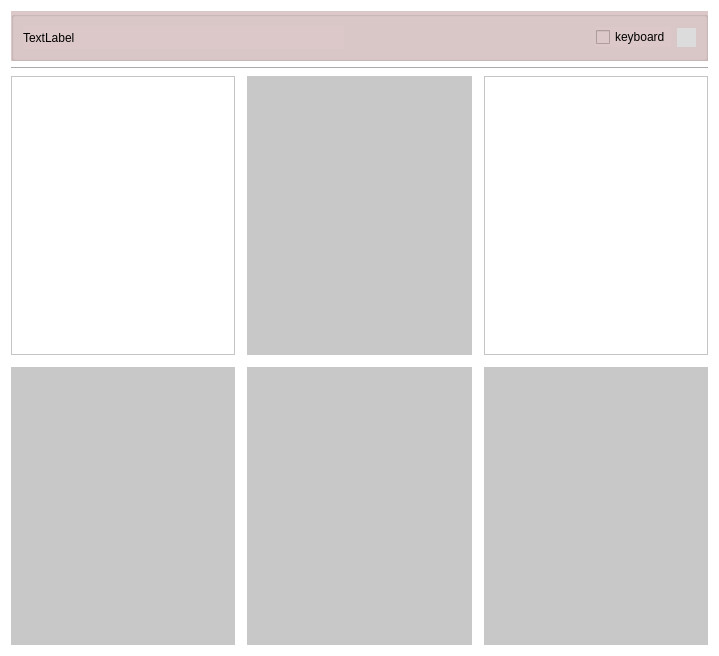
<?xml version="1.0" encoding="UTF-8"?>
<ui version="4.0">
 <class>Control</class>
 <widget class="QWidget" name="Control">
  <property name="windowModality">
   <enum>Qt::NonModal</enum>
  </property>
  <property name="geometry">
   <rect>
    <x>0</x>
    <y>0</y>
    <width>719</width>
    <height>656</height>
   </rect>
  </property>
  <property name="sizePolicy">
   <sizepolicy hsizetype="Fixed" vsizetype="Fixed">
    <horstretch>0</horstretch>
    <verstretch>0</verstretch>
   </sizepolicy>
  </property>
  <property name="windowTitle">
   <string>Form</string>
  </property>
  <property name="autoFillBackground">
   <bool>false</bool>
  </property>
  <property name="styleSheet">
   <string notr="true">background-color: rgb(255, 255, 255)</string>
  </property>
  <layout class="QVBoxLayout" name="verticalLayout_2">
   <item>
    <layout class="QHBoxLayout" name="toolbarLayout">
     <item>
      <widget class="QGroupBox" name="toolbarBox">
       <property name="sizePolicy">
        <sizepolicy hsizetype="Preferred" vsizetype="Preferred">
         <horstretch>0</horstretch>
         <verstretch>0</verstretch>
        </sizepolicy>
       </property>
       <property name="minimumSize">
        <size>
         <width>0</width>
         <height>0</height>
        </size>
       </property>
       <property name="maximumSize">
        <size>
         <width>16777215</width>
         <height>50</height>
        </size>
       </property>
       <property name="styleSheet">
        <string notr="true">QGroupBox {
    background-color: rgb(220, 200, 200);
}</string>
       </property>
       <property name="title">
        <string/>
       </property>
       <layout class="QHBoxLayout" name="horizontalLayout_7">
        <item>
         <widget class="QLabel" name="robotLabel">
          <property name="styleSheet">
           <string notr="true">background-color: rgb(220, 200, 200);</string>
          </property>
          <property name="text">
           <string>TextLabel</string>
          </property>
         </widget>
        </item>
        <item alignment="Qt::AlignRight">
         <widget class="QCheckBox" name="keyboard">
          <property name="baseSize">
           <size>
            <width>0</width>
            <height>0</height>
           </size>
          </property>
          <property name="styleSheet">
           <string notr="true">background-color: rgb(220, 200, 200);</string>
          </property>
          <property name="text">
           <string>keyboard</string>
          </property>
         </widget>
        </item>
        <item>
         <widget class="QToolButton" name="toolButton">
          <property name="cursor">
           <cursorShape>PointingHandCursor</cursorShape>
          </property>
          <property name="styleSheet">
           <string notr="true">background-color:rgb(220, 220, 220);
border: none;
</string>
          </property>
          <property name="text">
           <string/>
          </property>
          <property name="icon">
           <iconset>
            <normaloff>imgs/settings1.png</normaloff>imgs/settings1.png</iconset>
          </property>
          <property name="checkable">
           <bool>false</bool>
          </property>
         </widget>
        </item>
       </layout>
      </widget>
     </item>
    </layout>
   </item>
   <item>
    <widget class="Line" name="line">
     <property name="sizeIncrement">
      <size>
       <width>0</width>
       <height>1</height>
      </size>
     </property>
     <property name="orientation">
      <enum>Qt::Horizontal</enum>
     </property>
    </widget>
   </item>
   <item>
    <layout class="QVBoxLayout" name="buttonsLayout" stretch="0,0">
     <property name="spacing">
      <number>12</number>
     </property>
     <item>
      <layout class="QHBoxLayout" name="buttonsFirstRow">
       <item>
        <widget class="QFrame" name="emptyFrameLeft">
         <property name="frameShape">
          <enum>QFrame::StyledPanel</enum>
         </property>
         <property name="frameShadow">
          <enum>QFrame::Raised</enum>
         </property>
        </widget>
       </item>
       <item>
        <widget class="QPushButton" name="forward_button">
         <property name="sizePolicy">
          <sizepolicy hsizetype="Minimum" vsizetype="Minimum">
           <horstretch>0</horstretch>
           <verstretch>0</verstretch>
          </sizepolicy>
         </property>
         <property name="sizeIncrement">
          <size>
           <width>0</width>
           <height>0</height>
          </size>
         </property>
         <property name="cursor">
          <cursorShape>PointingHandCursor</cursorShape>
         </property>
         <property name="styleSheet">
          <string notr="true">background-color: rgb(200, 200, 200);
border: none;</string>
         </property>
         <property name="text">
          <string/>
         </property>
         <property name="icon">
          <iconset>
           <normaloff>imgs/forwardArrow.png</normaloff>imgs/forwardArrow.png</iconset>
         </property>
         <property name="iconSize">
          <size>
           <width>150</width>
           <height>150</height>
          </size>
         </property>
        </widget>
       </item>
       <item>
        <widget class="QFrame" name="emptyFrameRight">
         <property name="frameShape">
          <enum>QFrame::StyledPanel</enum>
         </property>
         <property name="frameShadow">
          <enum>QFrame::Raised</enum>
         </property>
        </widget>
       </item>
      </layout>
     </item>
     <item>
      <layout class="QHBoxLayout" name="buttonsSecondRow">
       <item>
        <widget class="QPushButton" name="leftButton">
         <property name="sizePolicy">
          <sizepolicy hsizetype="Preferred" vsizetype="Preferred">
           <horstretch>0</horstretch>
           <verstretch>0</verstretch>
          </sizepolicy>
         </property>
         <property name="sizeIncrement">
          <size>
           <width>1</width>
           <height>1</height>
          </size>
         </property>
         <property name="baseSize">
          <size>
           <width>10</width>
           <height>10</height>
          </size>
         </property>
         <property name="cursor">
          <cursorShape>PointingHandCursor</cursorShape>
         </property>
         <property name="autoFillBackground">
          <bool>false</bool>
         </property>
         <property name="styleSheet">
          <string notr="true">background-color: rgb(200, 200, 200);
border: none;</string>
         </property>
         <property name="text">
          <string/>
         </property>
         <property name="icon">
          <iconset>
           <normaloff>imgs/forwardArrow.png</normaloff>imgs/forwardArrow.png</iconset>
         </property>
         <property name="iconSize">
          <size>
           <width>150</width>
           <height>150</height>
          </size>
         </property>
        </widget>
       </item>
       <item>
        <widget class="QPushButton" name="backwardButton">
         <property name="sizePolicy">
          <sizepolicy hsizetype="Preferred" vsizetype="Preferred">
           <horstretch>0</horstretch>
           <verstretch>0</verstretch>
          </sizepolicy>
         </property>
         <property name="cursor">
          <cursorShape>PointingHandCursor</cursorShape>
         </property>
         <property name="styleSheet">
          <string notr="true">background-color: rgb(200, 200, 200);
border: none;</string>
         </property>
         <property name="text">
          <string/>
         </property>
         <property name="icon">
          <iconset>
           <normaloff>imgs/forwardArrow.png</normaloff>imgs/forwardArrow.png</iconset>
         </property>
         <property name="iconSize">
          <size>
           <width>150</width>
           <height>150</height>
          </size>
         </property>
        </widget>
       </item>
       <item>
        <widget class="QPushButton" name="rightButton">
         <property name="sizePolicy">
          <sizepolicy hsizetype="Preferred" vsizetype="Preferred">
           <horstretch>0</horstretch>
           <verstretch>0</verstretch>
          </sizepolicy>
         </property>
         <property name="cursor">
          <cursorShape>PointingHandCursor</cursorShape>
         </property>
         <property name="styleSheet">
          <string notr="true">background-color: rgb(200, 200, 200);
border: none;</string>
         </property>
         <property name="text">
          <string/>
         </property>
         <property name="icon">
          <iconset>
           <normaloff>imgs/forwardArrow.png</normaloff>imgs/forwardArrow.png</iconset>
         </property>
         <property name="iconSize">
          <size>
           <width>150</width>
           <height>150</height>
          </size>
         </property>
        </widget>
       </item>
      </layout>
     </item>
    </layout>
   </item>
  </layout>
 </widget>
 <resources/>
 <connections/>
</ui>
